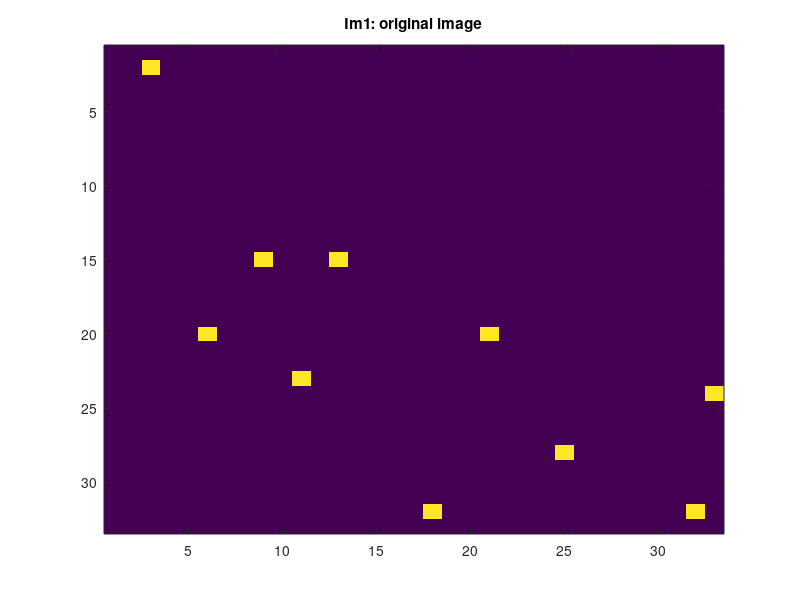

MATLAB code to generate this figure: (Note: this script raises an error after producing the figure.)
L = 33;
Im1 = zeros(L);

% generate image
rng(2);
position = ceil(rand(2, 20) * L);
num = 0;
i = 1;
while(num < 10)
    if Im1(position(1, i), position(2, i)) == 0
        Im1(position(1, i), position(2, i)) = 1;
        num = num + 1;
        i = i + 1;
    else
        i = i +1;
    end
end
figure
imagesc(Im1);
title('Im1: original image');

% displaced by 3 pixels

Im2 = displace_x(Im1, 3);
figure
imagesc(Im2);
title('Im2: image displaced by 3 pixels');


% identical displacement
ImAC = zeros(L);
L = size(ImAC, 1);
for x = 1:L
    for y = 1:L
        ImAC(x, y) = acfunction(Im1, Im1, x-ceil(L/2), y-ceil(L/2));
    end
end
figure
imagesc(ImAC);
title('Im1 & Im1 by AC');

% displacement by 3 pixels by acfunction
tic;
ImAC = zeros(L);
for x = 1:L
    for y = 1:L
        ImAC(x, y) = acfunction(Im1, Im2, x-ceil(L/2), y-ceil(L/2));
    end
end
toc

figure
imagesc(ImAC);
title('Im1 & Im2 by AC');

% idential displacement by FFT
ImACf = correlationfft(Im1, Im1);
figure
imagesc(ImACf);
title('Im1 & Im1 by FFT');

% displacement by 3 pixels by FFT
tic;
ImACf = correlationfft(Im1, Im2);
toc

figure
imagesc(ImACf);
title('Im1 & Im2 by FFT');


factor_noise = 1;
rng(100);
Im_noise = Im2 + (rand(L)*factor_noise);
figure
imagesc(Im_noise);
title('Im\_noise: image displaced with noise');


Imf = correlationfft(Im1, Im_noise);
figure
imagesc(Imf);
title('Im1 & Im\_noise by FFT, noise factor = 1');

factor_noise = 3;
rng(100);
Im_noise = Im2 + (rand(L)*factor_noise);

Imf = correlationfft(Im1, Im_noise);
figure
imagesc(Imf);
title('Im1 & Im\_noise by FFT, noise factor = 3');

factor_noise = 4;
rng(100);
Im_noise = Im2 + (rand(L)*factor_noise);

Imf = correlationfft(Im1, Im_noise);
figure
imagesc(Imf);
title('Im1 & Im\_noise by FFT, noise factor = 4');


        
        